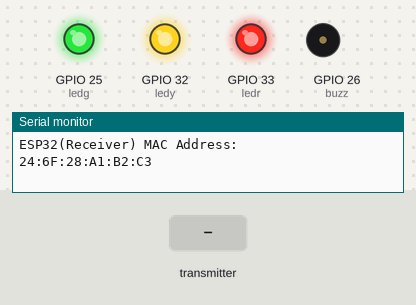
The sketch below on a simulated ESP32. Parts: output pins drawn as LEDs (lit = HIGH), buzzer (waves = sounding), the last lines printed to the serial monitor. The inputs (shaded band) are chosen by the test bench.

Above: at 1.2 s.
1.3 s: the transmitter starts sending distval = 0
At 1.8 s:
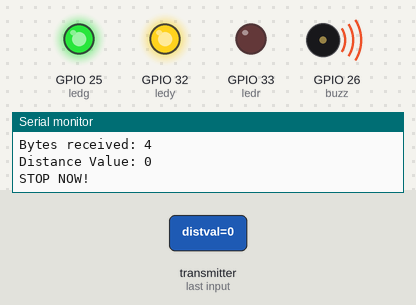
4.3 s: the transmitter starts sending distval = 1024
7.3 s: the transmitter starts sending distval = 0
Timing chart, 0 to 77.8 s (numbered marks = the images above; inputs shaded):
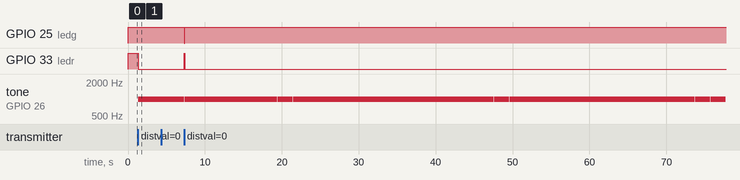

Measured:
- after the input at 1.3 s, GPIO 33 (ledr): HIGH → LOW at once; tone on GPIO 26 (buzz): silent → 1000 Hz at once, → silent 2.0 s later, → 1000 Hz 0.01 s later

The sketch:

RXledBuzzer.ino
```cpp
//ESP-NOW RECEIVER ESP32 MAC: 7C:9E:BD:47:88:9C
//Receiving from - 24:6F:28:2B:66:74
// Include Basic input and output pins
#include <esp_now.h>
#include <WiFi.h>

#define ledr 33
#define ledy 32
#define ledg 25
#define buzz 26

typedef struct struct_data {
  int distval;
};

struct_data myData;

int playing = 0;
void tone(byte pin, int freq) {
  ledcSetup(0, 2000, 8); // setup beeper
  ledcAttachPin(pin, 0); // attach beeper
  ledcWriteTone(0, freq); // play tone
  playing = pin; // store pin
}
void noTone() {
  tone(playing, 0);
}

//CB when data is received
void OnDataRecv(const uint8_t * mac, const uint8_t *incomingData, int len) {
  memcpy(&myData, incomingData, sizeof(myData));
  Serial.println();
  Serial.println("INCOMING DATA");
  Serial.print("Bytes received: ");
  Serial.println(len);
  Serial.print("Distance Value: ");
  Serial.println(myData.distval);
  Serial.println();

  //code for leds
  if (myData.distval <= 15) {
    Serial.println("STOP NOW!");
    digitalWrite(ledr, LOW);
    digitalWrite(ledy, HIGH);
    digitalWrite(ledg, HIGH);
    tone(buzz, 1000); // Send KHz sound signal...
    delay(2000);
    noTone();     // Stop sound
    delay(10);
    }
  if ((myData.distval > 15)&&(myData.distval <= 30)) {
    Serial.println("PREPARE TO STOP!");
    digitalWrite(ledy, LOW);
    digitalWrite(ledr, HIGH);
    digitalWrite(ledg, HIGH);
    digitalWrite(buzz, LOW);
    tone(buzz, 3000); // Send KHz sound signal...
    delay(400);
    noTone();     // Stop sound
    delay(400);
    }
  if ((myData.distval > 30)&&(myData.distval <= 60)) {
    Serial.println("SLOW DOWN!");
    digitalWrite(ledy, LOW);
    digitalWrite(ledr, HIGH);
    digitalWrite(ledg, HIGH);
    digitalWrite(buzz, LOW);
    tone(buzz, 3000); // Send KHz sound signal...
    delay(1000);
    noTone();     // Stop sound
    delay(1000);
    }
  if (myData.distval > 60) {
    Serial.println("KEEP GOING!");
    digitalWrite(ledg, LOW);
    digitalWrite(ledy, HIGH);
    digitalWrite(ledr, HIGH);
    digitalWrite(buzz, LOW);
    }
 }

void setup() {
  Serial.begin(115200);
  WiFi.mode(WIFI_STA);
  Serial.println("ESP32(Receiver) MAC Address: ");
  Serial.println(WiFi.macAddress());

  pinMode(ledr, OUTPUT);
  pinMode(ledy, OUTPUT);
  pinMode(ledg, OUTPUT);
  pinMode(buzz, OUTPUT);

  digitalWrite(ledr, HIGH);
  digitalWrite(ledy, HIGH);
  digitalWrite(ledg, HIGH);
  digitalWrite(buzz, LOW);

  //Init ESP-NOW
  if (esp_now_init() != ESP_OK) {
    Serial.println("Error initializing ESP-NOW.");
    return;
   }
   //After init, register for recv CB to get received packet info
   esp_now_register_recv_cb(OnDataRecv);
}

void loop() {
  // XD
  }
```
